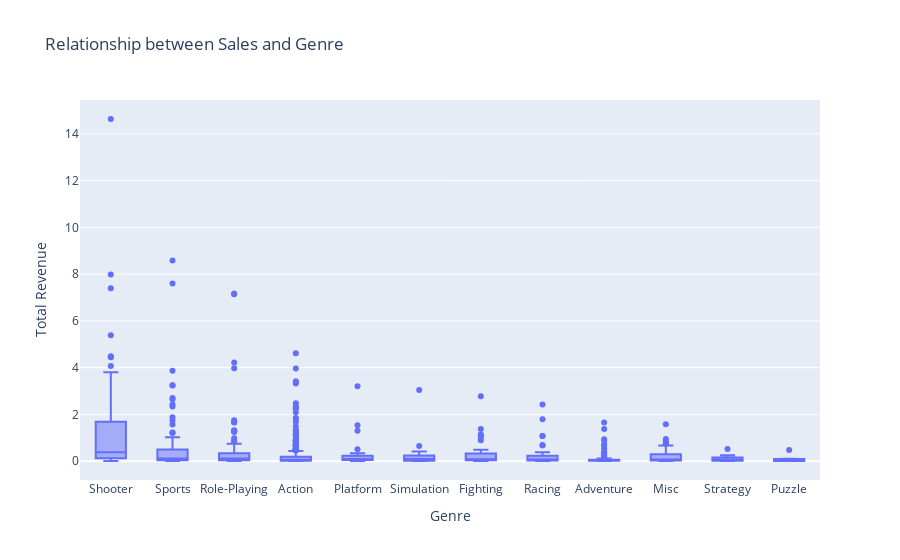

Notebook code cell kept with this figure:
### Markdown cell above
The most popular genre made by far is Action games.

The top games by game count are Action, Role-playing and Adventure. 

This checks out with the game trends of the year- with more action based games leading in revenue.

### Code cell
# Creates box plot for sales & genre with extreme outliers
box_genre = px.box(relevant_platforms, x='genre', y='total_revenue', 
                           title='Relationship between Sales and Genre',
                           labels={'genre': 'Genre', 'total_revenue': 'Total Revenue'})
box_genre.show()

# Create box plot for sales & genre without most outliers
box_genre = px.box(relevant_platforms, x='genre', y='total_revenue', 
                           title='Relationship between Sales and Genre',
                           labels={'genre': 'Genre', 'total_revenue': 'Total Revenue'})

# Set the y-axis limit to remove most outliers
box_genre.update_yaxes(range=[0, 4])

# box_genre.show()

### Figure 1 — Plotly figure (JSON) as saved in the notebook; plotly's stock layout.template omitted (floating-point values rounded to 4 significant figures; data arrays with more than 128 entries replaced by an {"elided": "..."} marker saying what was removed)
{"data": [{"alignmentgroup": "True", "hovertemplate": "Genre=%{x}<br>Total Revenue=%{y}<extra></extra>", "legendgroup": "", "marker": {"color": "#636efa"}, "name": "", "notched": false, "offsetgroup": "", "orientation": "v", "showlegend": false, "type": "box", "x": {"elided": "1108 str values"}, "x0": " ", "xaxis": "x", "y": {"elided": "1108 float values"}, "y0": " ", "yaxis": "y"}], "layout": {"boxmode": "group", "legend": {"tracegroupgap": 0}, "title": {"text": "Relationship between Sales and Genre"}, "xaxis": {"anchor": "y", "domain": [0, 1], "title": {"text": "Genre"}}, "yaxis": {"anchor": "x", "domain": [0, 1], "title": {"text": "Total Revenue"}}}}
